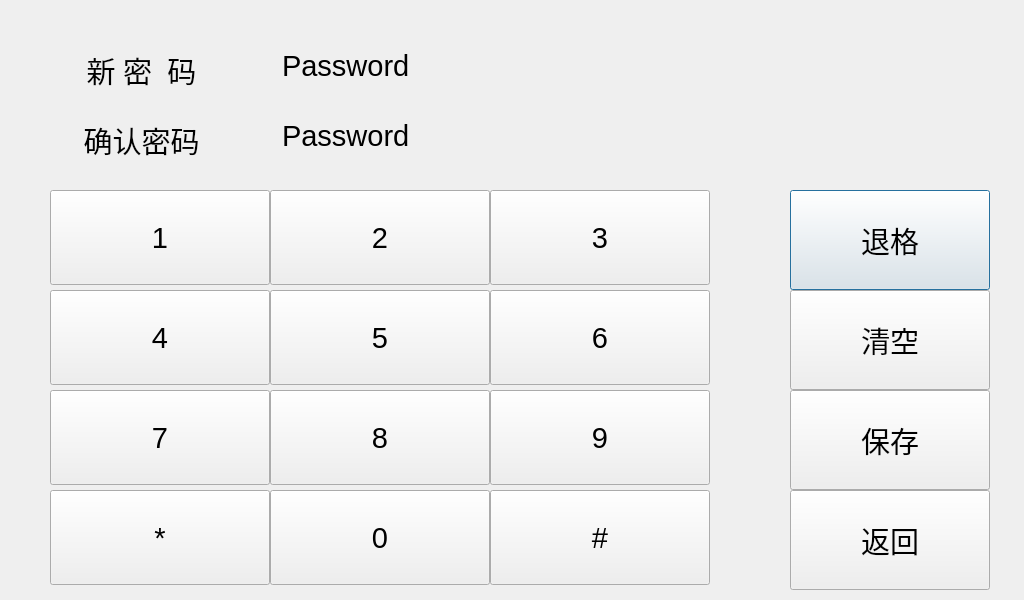
<?xml version="1.0" encoding="UTF-8"?>
<ui version="4.0">
 <class>PasswordSetDialog</class>
 <widget class="QDialog" name="PasswordSetDialog">
  <property name="geometry">
   <rect>
    <x>0</x>
    <y>0</y>
    <width>1024</width>
    <height>600</height>
   </rect>
  </property>
  <property name="windowTitle">
   <string>Dialog</string>
  </property>
  <widget class="CommonPushButton" name="pushButtonPwdSetBack">
   <property name="geometry">
    <rect>
     <x>790</x>
     <y>190</y>
     <width>200</width>
     <height>100</height>
    </rect>
   </property>
   <property name="font">
    <font>
     <pointsize>22</pointsize>
    </font>
   </property>
   <property name="text">
    <string>退格</string>
   </property>
  </widget>
  <widget class="CommonPushButton" name="pushButtonPwdSetNum3">
   <property name="geometry">
    <rect>
     <x>490</x>
     <y>190</y>
     <width>220</width>
     <height>95</height>
    </rect>
   </property>
   <property name="font">
    <font>
     <pointsize>22</pointsize>
    </font>
   </property>
   <property name="text">
    <string>3</string>
   </property>
  </widget>
  <widget class="CommonPushButton" name="pushButtonPwdSetNum9">
   <property name="geometry">
    <rect>
     <x>490</x>
     <y>390</y>
     <width>220</width>
     <height>95</height>
    </rect>
   </property>
   <property name="font">
    <font>
     <pointsize>22</pointsize>
    </font>
   </property>
   <property name="text">
    <string>9</string>
   </property>
  </widget>
  <widget class="CommonPushButton" name="pushButtonPwdSetNum6">
   <property name="geometry">
    <rect>
     <x>490</x>
     <y>290</y>
     <width>220</width>
     <height>95</height>
    </rect>
   </property>
   <property name="font">
    <font>
     <pointsize>22</pointsize>
    </font>
   </property>
   <property name="text">
    <string>6</string>
   </property>
  </widget>
  <widget class="CommonPushButton" name="pushButtonPwdSetNum8">
   <property name="geometry">
    <rect>
     <x>270</x>
     <y>390</y>
     <width>220</width>
     <height>95</height>
    </rect>
   </property>
   <property name="font">
    <font>
     <pointsize>22</pointsize>
    </font>
   </property>
   <property name="text">
    <string>8</string>
   </property>
  </widget>
  <widget class="CommonPushButton" name="pushButtonPwdSetNum5">
   <property name="geometry">
    <rect>
     <x>270</x>
     <y>290</y>
     <width>220</width>
     <height>95</height>
    </rect>
   </property>
   <property name="font">
    <font>
     <pointsize>22</pointsize>
    </font>
   </property>
   <property name="text">
    <string>5</string>
   </property>
  </widget>
  <widget class="CommonPushButton" name="pushButtonPwdSetNum2">
   <property name="geometry">
    <rect>
     <x>270</x>
     <y>190</y>
     <width>220</width>
     <height>95</height>
    </rect>
   </property>
   <property name="font">
    <font>
     <pointsize>22</pointsize>
    </font>
   </property>
   <property name="text">
    <string>2</string>
   </property>
  </widget>
  <widget class="CommonPushButton" name="pushButtonPwdSetNum7">
   <property name="geometry">
    <rect>
     <x>50</x>
     <y>390</y>
     <width>220</width>
     <height>95</height>
    </rect>
   </property>
   <property name="font">
    <font>
     <pointsize>22</pointsize>
     <weight>50</weight>
     <italic>false</italic>
     <bold>false</bold>
    </font>
   </property>
   <property name="text">
    <string>7</string>
   </property>
  </widget>
  <widget class="CommonPushButton" name="pushButtonPwdSetNum1">
   <property name="geometry">
    <rect>
     <x>50</x>
     <y>190</y>
     <width>220</width>
     <height>95</height>
    </rect>
   </property>
   <property name="font">
    <font>
     <pointsize>22</pointsize>
     <weight>50</weight>
     <italic>false</italic>
     <bold>false</bold>
    </font>
   </property>
   <property name="text">
    <string>1</string>
   </property>
  </widget>
  <widget class="CommonPushButton" name="pushButtonPwdSetNum4">
   <property name="geometry">
    <rect>
     <x>50</x>
     <y>290</y>
     <width>220</width>
     <height>95</height>
    </rect>
   </property>
   <property name="font">
    <font>
     <pointsize>22</pointsize>
    </font>
   </property>
   <property name="text">
    <string>4</string>
   </property>
  </widget>
  <widget class="CommonPushButton" name="pushButtonPwdSetClear">
   <property name="geometry">
    <rect>
     <x>790</x>
     <y>290</y>
     <width>200</width>
     <height>100</height>
    </rect>
   </property>
   <property name="font">
    <font>
     <pointsize>22</pointsize>
    </font>
   </property>
   <property name="text">
    <string>清空</string>
   </property>
  </widget>
  <widget class="CommonPushButton" name="pushButtonPwdSetNum0">
   <property name="geometry">
    <rect>
     <x>270</x>
     <y>490</y>
     <width>220</width>
     <height>95</height>
    </rect>
   </property>
   <property name="font">
    <font>
     <pointsize>22</pointsize>
    </font>
   </property>
   <property name="text">
    <string>0</string>
   </property>
  </widget>
  <widget class="QFrame" name="framePasswordSetting">
   <property name="geometry">
    <rect>
     <x>42</x>
     <y>30</y>
     <width>700</width>
     <height>140</height>
    </rect>
   </property>
   <property name="frameShape">
    <enum>QFrame::NoFrame</enum>
   </property>
   <property name="frameShadow">
    <enum>QFrame::Raised</enum>
   </property>
  </widget>
  <widget class="CommonPushButton" name="pushButtonPwdSetReturn">
   <property name="geometry">
    <rect>
     <x>790</x>
     <y>490</y>
     <width>200</width>
     <height>100</height>
    </rect>
   </property>
   <property name="font">
    <font>
     <family>Sans Serif</family>
     <pointsize>22</pointsize>
    </font>
   </property>
   <property name="text">
    <string>返回</string>
   </property>
  </widget>
  <widget class="CommonPushButton" name="pushButtonPwdSetSave">
   <property name="geometry">
    <rect>
     <x>790</x>
     <y>390</y>
     <width>200</width>
     <height>100</height>
    </rect>
   </property>
   <property name="font">
    <font>
     <family>Sans Serif</family>
     <pointsize>22</pointsize>
    </font>
   </property>
   <property name="text">
    <string>保存</string>
   </property>
  </widget>
  <widget class="QLabel" name="label_3">
   <property name="geometry">
    <rect>
     <x>51</x>
     <y>120</y>
     <width>181</width>
     <height>40</height>
    </rect>
   </property>
   <property name="font">
    <font>
     <family>Sans Serif</family>
     <pointsize>22</pointsize>
    </font>
   </property>
   <property name="styleSheet">
    <string notr="true"/>
   </property>
   <property name="text">
    <string>确认密码</string>
   </property>
   <property name="alignment">
    <set>Qt::AlignCenter</set>
   </property>
  </widget>
  <widget class="FMyLineEdit" name="lineEditCheckPassword">
   <property name="geometry">
    <rect>
     <x>280</x>
     <y>110</y>
     <width>431</width>
     <height>51</height>
    </rect>
   </property>
   <property name="font">
    <font>
     <pointsize>22</pointsize>
     <weight>50</weight>
     <italic>false</italic>
     <bold>false</bold>
    </font>
   </property>
   <property name="focusPolicy">
    <enum>Qt::ClickFocus</enum>
   </property>
   <property name="autoFillBackground">
    <bool>false</bool>
   </property>
   <property name="styleSheet">
    <string notr="true">border: 0px;
background-color: transparent;</string>
   </property>
   <property name="text">
    <string>Password</string>
   </property>
   <property name="maxLength">
    <number>16</number>
   </property>
   <property name="alignment">
    <set>Qt::AlignLeading|Qt::AlignLeft|Qt::AlignVCenter</set>
   </property>
  </widget>
  <widget class="FMyLineEdit" name="lineEditPassword">
   <property name="geometry">
    <rect>
     <x>280</x>
     <y>40</y>
     <width>421</width>
     <height>51</height>
    </rect>
   </property>
   <property name="font">
    <font>
     <pointsize>22</pointsize>
     <weight>50</weight>
     <italic>false</italic>
     <bold>false</bold>
    </font>
   </property>
   <property name="focusPolicy">
    <enum>Qt::ClickFocus</enum>
   </property>
   <property name="autoFillBackground">
    <bool>false</bool>
   </property>
   <property name="styleSheet">
    <string notr="true">border: 0px;
background-color: transparent;</string>
   </property>
   <property name="text">
    <string>Password</string>
   </property>
   <property name="maxLength">
    <number>16</number>
   </property>
   <property name="alignment">
    <set>Qt::AlignLeading|Qt::AlignLeft|Qt::AlignVCenter</set>
   </property>
  </widget>
  <widget class="QLabel" name="label">
   <property name="geometry">
    <rect>
     <x>51</x>
     <y>50</y>
     <width>181</width>
     <height>40</height>
    </rect>
   </property>
   <property name="font">
    <font>
     <family>Sans Serif</family>
     <pointsize>22</pointsize>
    </font>
   </property>
   <property name="styleSheet">
    <string notr="true"/>
   </property>
   <property name="text">
    <string>新 密  码</string>
   </property>
   <property name="alignment">
    <set>Qt::AlignCenter</set>
   </property>
  </widget>
  <widget class="CommonPushButton" name="pushButtonPwdSetDot">
   <property name="geometry">
    <rect>
     <x>50</x>
     <y>490</y>
     <width>220</width>
     <height>95</height>
    </rect>
   </property>
   <property name="font">
    <font>
     <pointsize>22</pointsize>
    </font>
   </property>
   <property name="text">
    <string>*</string>
   </property>
  </widget>
  <widget class="CommonPushButton" name="pushButtonPwdSetShop">
   <property name="geometry">
    <rect>
     <x>490</x>
     <y>490</y>
     <width>220</width>
     <height>95</height>
    </rect>
   </property>
   <property name="font">
    <font>
     <pointsize>22</pointsize>
    </font>
   </property>
   <property name="text">
    <string>#</string>
   </property>
  </widget>
  <zorder>framePasswordSetting</zorder>
  <zorder>pushButtonPwdSetBack</zorder>
  <zorder>pushButtonPwdSetNum3</zorder>
  <zorder>pushButtonPwdSetNum9</zorder>
  <zorder>pushButtonPwdSetNum6</zorder>
  <zorder>pushButtonPwdSetNum8</zorder>
  <zorder>pushButtonPwdSetNum5</zorder>
  <zorder>pushButtonPwdSetNum2</zorder>
  <zorder>pushButtonPwdSetNum7</zorder>
  <zorder>pushButtonPwdSetNum1</zorder>
  <zorder>pushButtonPwdSetNum4</zorder>
  <zorder>pushButtonPwdSetClear</zorder>
  <zorder>pushButtonPwdSetNum0</zorder>
  <zorder>pushButtonPwdSetReturn</zorder>
  <zorder>pushButtonPwdSetSave</zorder>
  <zorder>label_3</zorder>
  <zorder>lineEditCheckPassword</zorder>
  <zorder>lineEditPassword</zorder>
  <zorder>label</zorder>
  <zorder>pushButtonPwdSetDot</zorder>
  <zorder>pushButtonPwdSetShop</zorder>
 </widget>
 <customwidgets>
  <customwidget>
   <class>CommonPushButton</class>
   <extends>QPushButton</extends>
   <header>commonpushbutton.h</header>
  </customwidget>
  <customwidget>
   <class>FMyLineEdit</class>
   <extends>QLineEdit</extends>
   <header>fmylineedit.h</header>
  </customwidget>
 </customwidgets>
 <tabstops>
  <tabstop>lineEditPassword</tabstop>
  <tabstop>lineEditCheckPassword</tabstop>
  <tabstop>pushButtonPwdSetNum1</tabstop>
  <tabstop>pushButtonPwdSetNum2</tabstop>
  <tabstop>pushButtonPwdSetNum3</tabstop>
  <tabstop>pushButtonPwdSetNum4</tabstop>
  <tabstop>pushButtonPwdSetNum5</tabstop>
  <tabstop>pushButtonPwdSetBack</tabstop>
  <tabstop>pushButtonPwdSetNum6</tabstop>
  <tabstop>pushButtonPwdSetNum7</tabstop>
  <tabstop>pushButtonPwdSetNum8</tabstop>
  <tabstop>pushButtonPwdSetNum9</tabstop>
  <tabstop>pushButtonPwdSetNum0</tabstop>
  <tabstop>pushButtonPwdSetClear</tabstop>
  <tabstop>pushButtonPwdSetSave</tabstop>
 </tabstops>
 <resources/>
 <connections/>
</ui>
